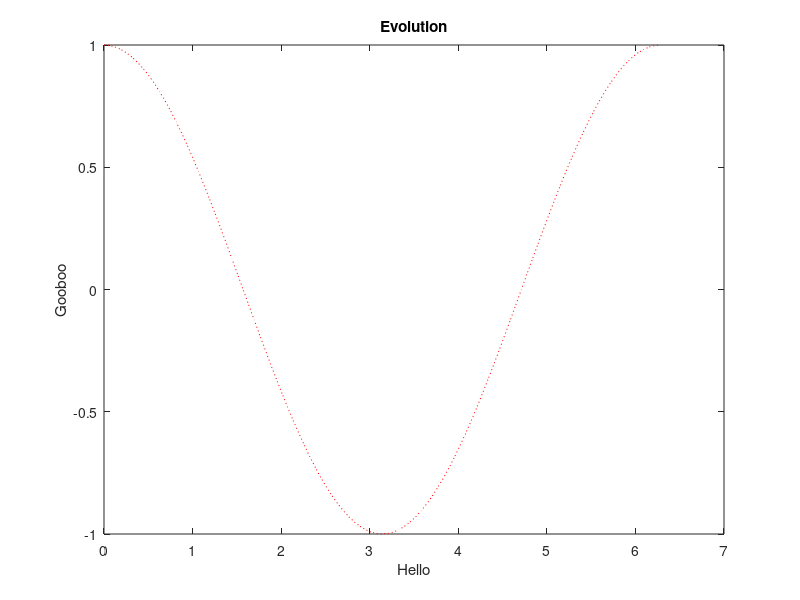

Recreate this plot in MATLAB. (Note: this script raises an error after producing the figure.)
t = (0:100)/100*2*pi;
plot(t,cos(t),'r:');
xlabel('Hello');
ylabel('Gooboo');
title('Evolution');
if (t(2) > 0)
  s = 342;
  t = auxfunc(3,4);
  keyboard
  k = 0;
  while (k<100)
    k = k + 1;
  end
  keyboard
  printf('Hello!\n');
end
